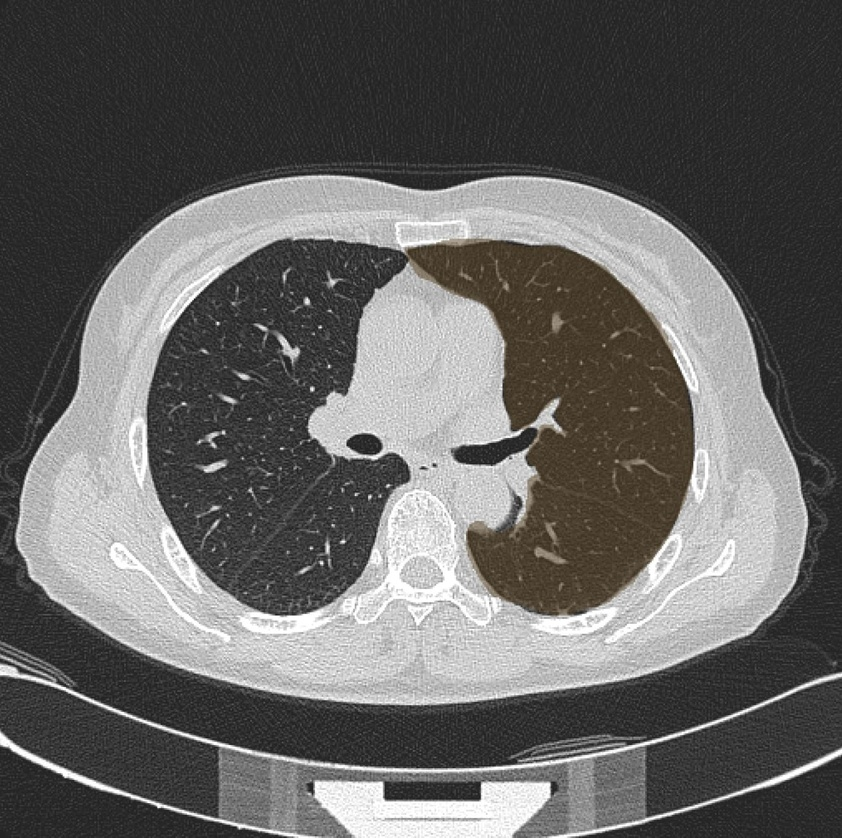
#> input picture data/brush.JPG, 842 x 838 px, shrunk from 1377 x 1370 before the run
$ python contour.py
#> lines starting #> are read from the running program, lines starting #| are printed output that depends on the picture
#> further down, image is the input picture: PIL image 842x838 RGB; mean R, G, B 101.3, 100.3, 98.9
# Find the pixels on the boundaries of a brushed area on an image
# Store them in a list and output to a .txt file
# Paint them to a different color (in this case, Red) and show/save the modified image

from PIL import Image
import numpy as np
import statistics

def image_to_numpyarr(image_path):
    """
    Get a numpy array of an image so that one can access values[x][y]
    type image_path: str
    rtype: numpy.ndarray
    """
#> called with image_path = 'data/brush.JPG'
    image = Image.open(image_path, 'r')
    width, height = image.size
#> width = 842; height = 838
    pixel_values = list(image.getdata())
#> pixel_values = 705596 items
    if image.mode == 'RGB':
        channels = 3
    elif image.mode == 'L':
        channels = 1
    else:
        print("Unknown mode: %s" % image.mode)
        return None
    pixel_values = np.array(pixel_values).reshape((width, height, channels))
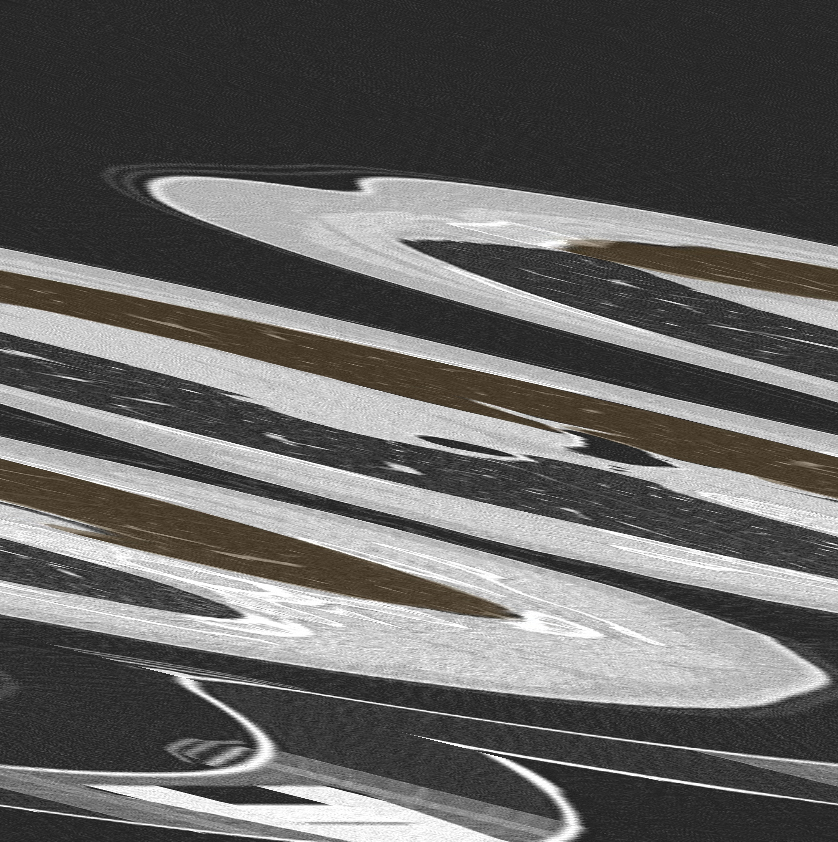
#> pixel_values: shape (842, 838, 3) int64; mean of channels 0, 1, 2 101.3, 100.3, 98.9; drawn as R, G, B
    return pixel_values

def is_label(pixel):
    """
    Tell whether a pixel is part of the labeled(brushed) area
    type pixel: numpy.ndarray
    rtype: bool
    """
    if statistics.stdev(pixel) > 10:
        return True
    else:
        return False

# [43 lines left out: functions boundary_detection, boundary_detection_sorted, not called in this run]

def paint_boundary(image_path):
    """
    Find pixels on the labeled boundary and change their color to Red(in this case)
    type image_path: str
    rtype: numpy.ndarray
    """
    pixels = image_to_numpyarr(image_path)
    directions = [(1, 0), (0, 1), (-1, 0), (0, -1)]
    for i in range(len(pixels) - 1):
        for j in range(len(pixels[0]) - 1):
            if is_label(pixels[i][j]):
                for di, dj in directions:
                    if is_label(pixels[i+di][j+dj]) is False:
                        pixels[i][j] = [255, 0, 0]
#> this loop made 1 pass
    return pixels

# [13 lines left out: function paint_boundary_sorted, not called in this run]

def flatten_numpyarr(image_path):
    """
    Transform the 2D numpy array of pixel datat into a flattend list of tuples
    type image_path: str
    rtype: List[tuples]
    """
    np2d = paint_boundary(image_path)
    fn1d = []
    for i in range(len(np2d)):
        for j in range(len(np2d[0])):
            fn1d.append(tuple(np2d[i][j]))
    return fn1d

# [12 lines left out: function flatten_numpyarr_sorted, not called in this run]

if __name__ == "__main__":

    image_path = 'data/brush.JPG'
    image = Image.open(image_path, 'r')
#> (the run stopped early here; a loop or call above may not have finished)
